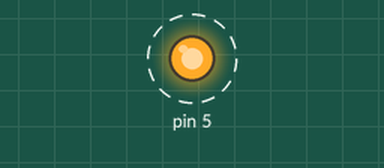
The sketch below on a simulated Arduino Uno, built with avr-gcc and run on an emulated ATmega328P. On the bench: output pins drawn as LEDs (lit = HIGH). Dashed ring = blinking.

Above: at 0.2 s.
Timing chart, 0 to 3.0 s (numbered marks = the images above):
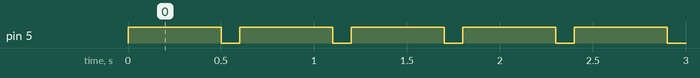

The sketch:

doctor.ino
```cpp
void setup() {
  // initialize digital pin LED_BUILTIN as an output.
  pinMode(5, OUTPUT);
}

// the loop function runs over and over again forever
void loop() {
  digitalWrite(5, HIGH);   // turn the LED on (HIGH is the voltage level)
  delay(500);                       // wait for a second
  digitalWrite(5, LOW);    // turn the LED off by making the voltage LOW
  delay(100);                       // wait for a second
}
```

Measured:
- by itself, pin 5: alternates HIGH for 0.50 s and LOW for 0.10 s
